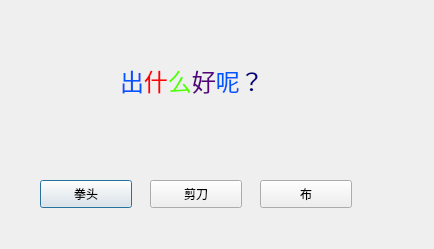
<?xml version="1.0" encoding="UTF-8"?>
<ui version="4.0">
 <class>caiquan</class>
 <widget class="QDialog" name="caiquan">
  <property name="geometry">
   <rect>
    <x>0</x>
    <y>0</y>
    <width>434</width>
    <height>249</height>
   </rect>
  </property>
  <property name="windowTitle">
   <string>Dialog</string>
  </property>
  <widget class="QLabel" name="label">
   <property name="geometry">
    <rect>
     <x>120</x>
     <y>30</y>
     <width>191</width>
     <height>101</height>
    </rect>
   </property>
   <property name="text">
    <string>&lt;html&gt;&lt;head/&gt;&lt;body&gt;&lt;p&gt;&lt;span style=&quot; font-size:18pt; color:#0055ff;&quot;&gt;出&lt;/span&gt;&lt;span style=&quot; font-size:18pt; color:#ff0000;&quot;&gt;什&lt;/span&gt;&lt;span style=&quot; font-size:18pt; color:#55ff00;&quot;&gt;么&lt;/span&gt;&lt;span style=&quot; font-size:18pt; color:#55007f;&quot;&gt;好&lt;/span&gt;&lt;span style=&quot; font-size:18pt; color:#0055ff;&quot;&gt;呢&lt;/span&gt;&lt;span style=&quot; font-size:18pt; color:#00007f;&quot;&gt;？&lt;/span&gt;&lt;/p&gt;&lt;/body&gt;&lt;/html&gt;</string>
   </property>
  </widget>
  <widget class="QPushButton" name="pushButton">
   <property name="geometry">
    <rect>
     <x>40</x>
     <y>180</y>
     <width>92</width>
     <height>28</height>
    </rect>
   </property>
   <property name="text">
    <string>拳头</string>
   </property>
  </widget>
  <widget class="QPushButton" name="pushButton_2">
   <property name="geometry">
    <rect>
     <x>150</x>
     <y>180</y>
     <width>92</width>
     <height>28</height>
    </rect>
   </property>
   <property name="text">
    <string>剪刀</string>
   </property>
  </widget>
  <widget class="QPushButton" name="pushButton_3">
   <property name="geometry">
    <rect>
     <x>260</x>
     <y>180</y>
     <width>92</width>
     <height>28</height>
    </rect>
   </property>
   <property name="text">
    <string>布</string>
   </property>
  </widget>
 </widget>
 <resources/>
 <connections/>
</ui>
